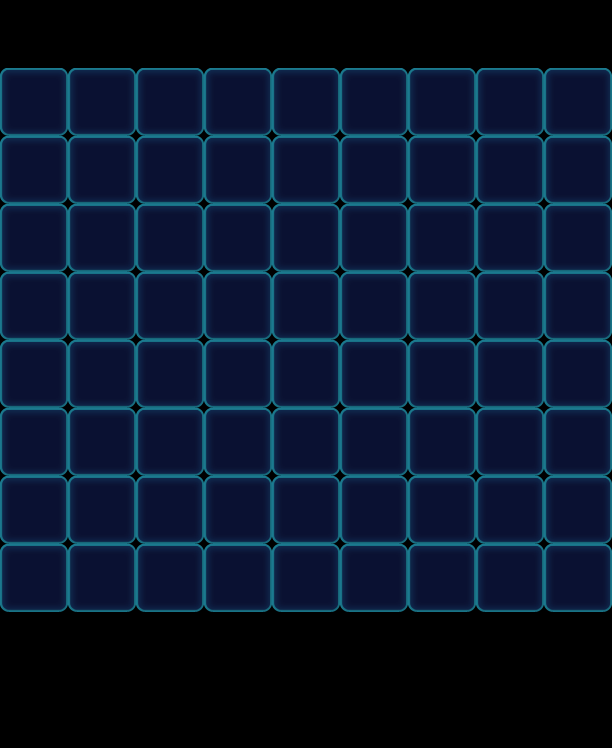

Tiled map render using the project's own tile images. Description and the map definition, with tile-layer contents summarised, below:
An orthogonal 9x11 tile map with 68x68 px tiles, 1 tile layer (Valid), 2 tilesets and 81 objects (42x Floor, 20x Ice, 10x Stone, 9x Factory_Normal).

<map version="1.0" orientation="orthogonal" width="9" height="11" tilewidth="68" tileheight="68">
 <tileset firstgid="1" name="game_grid1" tilewidth="68" tileheight="68">
  <image source="game_grid1.png" width="68" height="68" />
 </tileset>
 <tileset firstgid="2" name="map" tilewidth="68" tileheight="68">
  <image source="map.png" width="1024" height="1024" />
 </tileset>
 <layer name="Valid" width="9" height="11">
  <data>[99 cells, 72 non-empty, 1 distinct tile ids]</data>
 </layer>
 <objectgroup name="BottomObj" width="9" height="11">
  <object name="Jelly2" type="Floor" gid="33" x="408" y="612">
   <properties>
    <property name="Layers" value="2" />
   </properties>
  </object>
  <object name="Jelly2" type="Floor" gid="33" x="0" y="612">
   <properties>
    <property name="Layers" value="2" />
   </properties>
  </object>
  <object name="Jelly2" type="Floor" gid="33" x="476" y="612">
   <properties>
    <property name="Layers" value="2" />
   </properties>
  </object>
  <object name="Jelly2" type="Floor" gid="33" x="544" y="612">
   <properties>
    <property name="Layers" value="2" />
   </properties>
  </object>
  <object name="Jelly2" type="Floor" gid="33" x="0" y="544">
   <properties>
    <property name="Layers" value="2" />
   </properties>
  </object>
  <object name="Jelly2" type="Floor" gid="33" x="136" y="612">
   <properties>
    <property name="Layers" value="2" />
   </properties>
  </object>
  <object name="Jelly2" type="Floor" gid="33" x="340" y="612">
   <properties>
    <property name="Layers" value="2" />
   </properties>
  </object>
  <object name="Jelly2" type="Floor" gid="33" x="68" y="612">
   <properties>
    <property name="Layers" value="2" />
   </properties>
  </object>
  <object name="Jelly2" type="Floor" gid="33" x="204" y="612">
   <properties>
    <property name="Layers" value="2" />
   </properties>
  </object>
  <object name="Jelly2" type="Floor" gid="33" x="272" y="612">
   <properties>
    <property name="Layers" value="2" />
   </properties>
  </object>
  <object name="Jelly2" type="Floor" gid="33" x="136" y="544">
   <properties>
    <property name="Layers" value="2" />
   </properties>
  </object>
  <object name="Jelly2" type="Floor" gid="33" x="408" y="544">
   <properties>
    <property name="Layers" value="2" />
   </properties>
  </object>
  <object name="Jelly2" type="Floor" gid="33" x="544" y="544">
   <properties>
    <property name="Layers" value="2" />
   </properties>
  </object>
  <object name="Jelly2" type="Floor" gid="33" x="408" y="476">
   <properties>
    <property name="Layers" value="2" />
   </properties>
  </object>
  <object name="Jelly2" type="Floor" gid="33" x="544" y="476">
   <properties>
    <property name="Layers" value="2" />
   </properties>
  </object>
  <object name="Jelly2" type="Floor" gid="33" x="408" y="340">
   <properties>
    <property name="Layers" value="2" />
   </properties>
  </object>
  <object name="Jelly2" type="Floor" gid="33" x="544" y="340">
   <properties>
    <property name="Layers" value="2" />
   </properties>
  </object>
  <object name="Jelly2" type="Floor" gid="33" x="544" y="272">
   <properties>
    <property name="Layers" value="2" />
   </properties>
  </object>
  <object name="Jelly2" type="Floor" gid="33" x="408" y="204">
   <properties>
    <property name="Layers" value="2" />
   </properties>
  </object>
  <object name="Jelly2" type="Floor" gid="33" x="476" y="204">
   <properties>
    <property name="Layers" value="2" />
   </properties>
  </object>
  <object name="Jelly2" type="Floor" gid="33" x="544" y="204">
   <properties>
    <property name="Layers" value="2" />
   </properties>
  </object>
  <object name="Jelly2" type="Floor" gid="33" x="476" y="136">
   <properties>
    <property name="Layers" value="2" />
   </properties>
  </object>
  <object name="Jelly2" type="Floor" gid="33" x="544" y="136">
   <properties>
    <property name="Layers" value="2" />
   </properties>
  </object>
  <object name="Jelly2" type="Floor" gid="33" x="0" y="136">
   <properties>
    <property name="Layers" value="2" />
   </properties>
  </object>
  <object name="Jelly2" type="Floor" gid="33" x="68" y="136">
   <properties>
    <property name="Layers" value="2" />
   </properties>
  </object>
  <object name="Jelly2" type="Floor" gid="33" x="204" y="136">
   <properties>
    <property name="Layers" value="2" />
   </properties>
  </object>
  <object name="Jelly2" type="Floor" gid="33" x="0" y="272">
   <properties>
    <property name="Layers" value="2" />
   </properties>
  </object>
  <object name="Jelly2" type="Floor" gid="33" x="0" y="340">
   <properties>
    <property name="Layers" value="2" />
   </properties>
  </object>
  <object name="Jelly2" type="Floor" gid="33" x="0" y="476">
   <properties>
    <property name="Layers" value="2" />
   </properties>
  </object>
  <object name="Jelly2" type="Floor" gid="33" x="136" y="476">
   <properties>
    <property name="Layers" value="2" />
   </properties>
  </object>
  <object name="Jelly2" type="Floor" gid="33" x="136" y="136">
   <properties>
    <property name="Layers" value="2" />
   </properties>
  </object>
  <object name="Jelly2" type="Floor" gid="33" x="0" y="204">
   <properties>
    <property name="Layers" value="2" />
   </properties>
  </object>
  <object name="Jelly2" type="Floor" gid="33" x="68" y="204">
   <properties>
    <property name="Layers" value="2" />
   </properties>
  </object>
  <object name="Jelly2" type="Floor" gid="33" x="204" y="204">
   <properties>
    <property name="Layers" value="2" />
   </properties>
  </object>
  <object name="Jelly2" type="Floor" gid="33" x="340" y="136">
   <properties>
    <property name="Layers" value="2" />
   </properties>
  </object>
  <object name="Jelly2" type="Floor" gid="33" x="408" y="136">
   <properties>
    <property name="Layers" value="2" />
   </properties>
  </object>
  <object name="Jelly2" type="Floor" gid="33" x="340" y="204">
   <properties>
    <property name="Layers" value="2" />
   </properties>
  </object>
  <object name="Jelly2" type="Floor" gid="33" x="408" y="272">
   <properties>
    <property name="Layers" value="2" />
   </properties>
  </object>
  <object name="Jelly2" type="Floor" gid="33" x="204" y="544">
   <properties>
    <property name="Layers" value="2" />
   </properties>
  </object>
  <object name="Jelly2" type="Floor" gid="33" x="272" y="544">
   <properties>
    <property name="Layers" value="2" />
   </properties>
  </object>
  <object name="Jelly2" type="Floor" gid="33" x="340" y="544">
   <properties>
    <property name="Layers" value="2" />
   </properties>
  </object>
  <object name="Jelly2" type="Floor" gid="33" x="272" y="476">
   <properties>
    <property name="Layers" value="2" />
   </properties>
  </object>
 </objectgroup>
 <objectgroup name="MiddleObj" width="9" height="11" />
 <objectgroup color="#000000" name="TopObj" width="9" height="11">
  <object name="10" type="Factory_Normal" x="68" y="0" width="68" height="68">
   <properties>
    <property name="FactoryColorsConfig" value="Blue,Green,Yellow,Pink,Purple" />
   </properties>
  </object>
  <object name="10" type="Factory_Normal" x="0" y="0" width="68" height="68">
   <properties>
    <property name="FactoryColorsConfig" value="Blue,Green,Yellow,Pink,Purple" />
   </properties>
  </object>
  <object name="10" type="Factory_Normal" x="136" y="0" width="68" height="68">
   <properties>
    <property name="FactoryColorsConfig" value="Blue,Green,Yellow,Pink,Purple" />
   </properties>
  </object>
  </objectgroup>
</map>
<!-- 36 of 81 objects omitted -->
